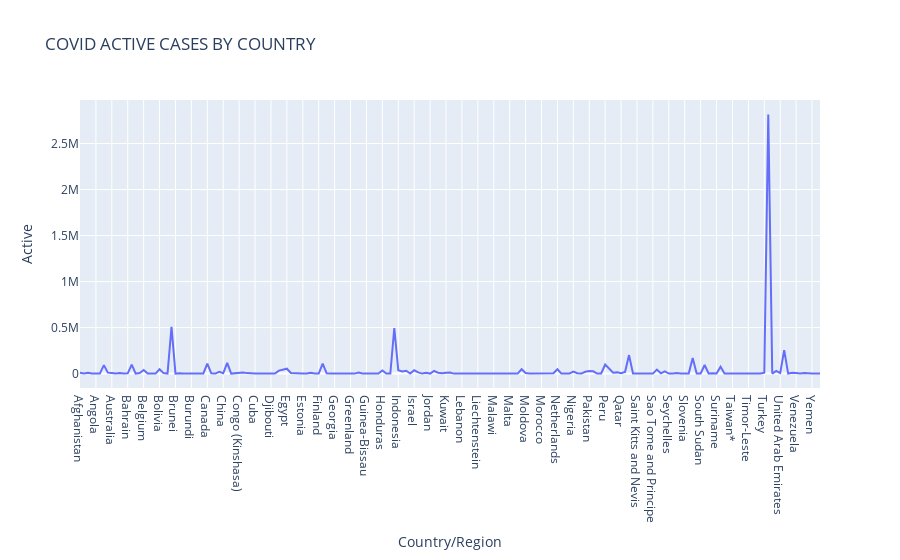

Source (notebook cell):
### Code cell
print(df[['Country/Region', 'Active']])

fig=px.line(df,x='Country/Region',y="Active",title='COVID ACTIVE CASES BY COUNTRY')
fig.write_image("line_chart.png")  
display(Image("line_chart.png"))   
 
fig.show()

### Figure 1 — Plotly figure (JSON) as saved in the notebook; plotly's stock layout.template omitted (floating-point values rounded to 4 significant figures; data arrays with more than 128 entries replaced by an {"elided": "..."} marker saying what was removed)
{"data": [{"hovertemplate": "Country/Region=%{x}<br>Active=%{y}<extra></extra>", "legendgroup": "", "line": {"color": "#636efa", "dash": "solid"}, "marker": {"symbol": "circle"}, "mode": "lines", "name": "", "orientation": "v", "showlegend": false, "type": "scatter", "x": {"elided": "187 str values"}, "xaxis": "x", "y": {"elided": "187 int values"}, "yaxis": "y"}], "layout": {"legend": {"tracegroupgap": 0}, "title": {"text": "COVID ACTIVE CASES BY COUNTRY"}, "xaxis": {"anchor": "y", "domain": [0, 1], "title": {"text": "Country/Region"}}, "yaxis": {"anchor": "x", "domain": [0, 1], "title": {"text": "Active"}}}}
